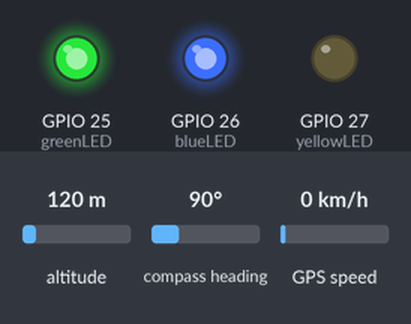
This sketch was run on a simulated ESP32. Parts: output pins drawn as LEDs (lit = HIGH). Inputs (shaded band) come from the test bench; at power-on: altitude 120 m, compass heading 90°, GPS speed 0 km/h. WiFi joins after 1.5 s; servers stay silent unless stated; uploads are accepted with an empty reply; the GPS gets a fix after 3 s at 37.7749, -122.4194 with 8 satellites; what the sketch prints to the serial monitor is not drawn.

Above: at 3.0 s.
At 36.78 s:
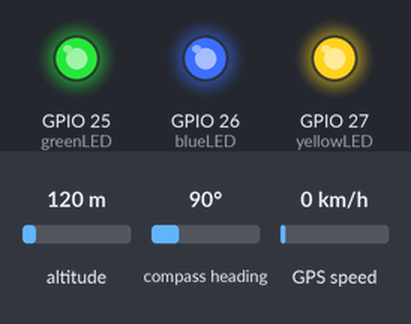
Timing chart, 0 to 37.3 s (numbered marks = the images above):
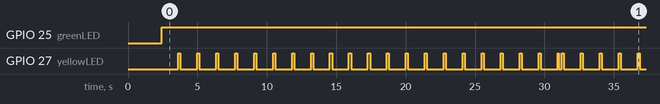

Measured:
- by itself, GPIO 25 (greenLED): LOW → HIGH at 2.4 s
- by itself, GPIO 27 (yellowLED): moves between LOW and HIGH, repeating every 30.4 s
- by itself, everything shown: repeats every 30.4 s, in 46 steps

The sketch:

esp32_speedguard.ino
```cpp
/**
 * SpeedGuard — ESP32 → your PC backend (same WiFi as the PC)
 *
 * 1) Open this file and edit ONLY the "EDIT ONLY THIS BLOCK" section below.
 * 2) Upload to your ESP32.
 * 3) On your PC: Backend folder → npm start (port 5000).
 * 4) Run scripts\allow-port-5000.ps1 once (as Administrator) if uploads still fail.
 */

#include <WiFi.h>
#include <WiFiClient.h>
#include <HTTPClient.h>
#include <TinyGPSPlus.h>
#include <HardwareSerial.h>

// ===================== EDIT ONLY THIS BLOCK =====================
const char* WIFI_SSID = "JD";
const char* WIFI_PASSWORD = "";

// Your PC IPv4 from ipconfig (this machine: same Wi‑Fi as ESP32).
// Do NOT use "localhost" or "127.0.0.1".
const char* PC_IP = "10.74.172.215";

// Must match the IoT device ID you entered in the SpeedGuard app for this vehicle.
const char* DEVICE_ID = "ESP32_MN42TKYH";

const uint16_t SERVER_PORT = 5000;
// ===================== END EDIT =====================

TinyGPSPlus gps;
HardwareSerial SerialGPS(2);

double lastLat = 0, lastLng = 0;
double totalDistance = 0.0;

const int blueLED = 26;
const int greenLED = 25;
const int yellowLED = 27;

unsigned long lastHeartbeatMs = 0;
const unsigned long HEARTBEAT_INTERVAL_MS = 30000;

static String apiUrl(const char* path) {
  return String("http://") + PC_IP + ":" + SERVER_PORT + path;
}

double calculateDistance(double lat1, double lng1, double lat2, double lng2) {
  const double R = 6371.0;
  lat1 = radians(lat1);
  lat2 = radians(lat2);
  lng1 = radians(lng1);
  lng2 = radians(lng2);
  double dlat = lat2 - lat1;
  double dlng = lng2 - lng1;
  double a =
      sin(dlat / 2) * sin(dlat / 2) +
      cos(lat1) * cos(lat2) * sin(dlng / 2) * sin(dlng / 2);
  double c = 2 * atan2(sqrt(a), sqrt(1 - a));
  return R * c;
}

String getTimestamp() {
  if (gps.date.isValid() && gps.time.isValid()) {
    char buf[32];
    sprintf(buf, "%04d-%02d-%02dT%02d:%02d:%02dZ",
            gps.date.year(), gps.date.month(), gps.date.day(),
            gps.time.hour(), gps.time.minute(), gps.time.second());
    return String(buf);
  }
  return String("1970-01-01T00:00:00Z");
}

bool postJson(const char* path, const String& json) {
  HTTPClient http;
  String url = apiUrl(path);
  http.begin(url);
  http.addHeader("Content-Type", "application/json");
  int code = http.POST(json);
  if (code > 0) {
    Serial.printf("POST %s -> HTTP %d\n", path, code);
    if (code < 400) Serial.println(http.getString());
    else Serial.println(http.getString());
  } else {
    Serial.printf("POST %s FAILED: %s\n", path, http.errorToString(code).c_str());
  }
  http.end();
  return code >= 200 && code < 300;
}

void sendHeartbeat() {
  String json = String("{\"deviceId\":\"") + DEVICE_ID + "\"}";
  if (postJson("/api/iot/heartbeat", json)) {
    digitalWrite(yellowLED, HIGH);
    delay(100);
    digitalWrite(yellowLED, LOW);
  }
}

void sendTelemetry(double lat, double lng, double speedKmh) {
  String ts = getTimestamp();
  String json = "{";
  json += "\"deviceId\":\"" + String(DEVICE_ID) + "\",";
  json += "\"speed\":" + String(speedKmh, 2) + ",";
  json += "\"latitude\":" + String(lat, 6) + ",";
  json += "\"longitude\":" + String(lng, 6) + ",";
  json += "\"timestamp\":\"" + ts + "\"";
  json += "}";
  if (postJson("/api/iot/data", json)) {
    digitalWrite(yellowLED, HIGH);
    delay(150);
    digitalWrite(yellowLED, LOW);
  }
}

void setup() {
  Serial.begin(115200);
  delay(800);
  Serial.println();
  Serial.println("=== SpeedGuard ESP32 (LAN -> PC) ===");
  Serial.print("Target API: http://");
  Serial.print(PC_IP);
  Serial.print(":");
  Serial.println(SERVER_PORT);

  SerialGPS.begin(9600, SERIAL_8N1, 16, 17);

  pinMode(blueLED, OUTPUT);
  pinMode(greenLED, OUTPUT);
  pinMode(yellowLED, OUTPUT);
  digitalWrite(blueLED, HIGH);
  digitalWrite(greenLED, LOW);
  digitalWrite(yellowLED, LOW);

  WiFi.mode(WIFI_STA);
  WiFi.begin(WIFI_SSID, WIFI_PASSWORD);
  Serial.print("WiFi connecting");
  unsigned long t0 = millis();
  while (WiFi.status() != WL_CONNECTED && millis() - t0 < 60000) {
    delay(400);
    Serial.print(".");
  }
  Serial.println();
  if (WiFi.status() == WL_CONNECTED) {
    Serial.print("WiFi OK. ESP32 IP: ");
    Serial.println(WiFi.localIP());
  } else {
    Serial.println("WiFi FAILED — check SSID/password.");
  }
}

void loop() {
  while (SerialGPS.available() > 0) {
    gps.encode(SerialGPS.read());
  }

  if (WiFi.status() == WL_CONNECTED) {
    digitalWrite(greenLED, HIGH);
  } else {
    digitalWrite(greenLED, LOW);
  }

  if (WiFi.status() == WL_CONNECTED &&
      millis() - lastHeartbeatMs >= HEARTBEAT_INTERVAL_MS) {
    lastHeartbeatMs = millis();
    sendHeartbeat();
  }

  if (gps.location.isUpdated() && gps.location.isValid()) {
    double lat = gps.location.lat();
    double lng = gps.location.lng();
    double speed = gps.speed.isValid() ? gps.speed.kmph() : 0.0;
    if (speed < 3) speed = 0;

    if (lastLat != 0 && lastLng != 0 && speed > 0) {
      double dist = calculateDistance(lastLat, lastLng, lat, lng);
      if (dist > 0.005) totalDistance += dist;
    }
    lastLat = lat;
    lastLng = lng;

    Serial.printf("Lat:%.6f Lon:%.6f Spd:%.2f km/h Dist:%.2f km Sats:%d\n",
                  lat, lng, speed, totalDistance, gps.satellites.value());

    if (WiFi.status() == WL_CONNECTED) {
      sendTelemetry(lat, lng, speed);
    }
    delay(1000);
  }
}
```
